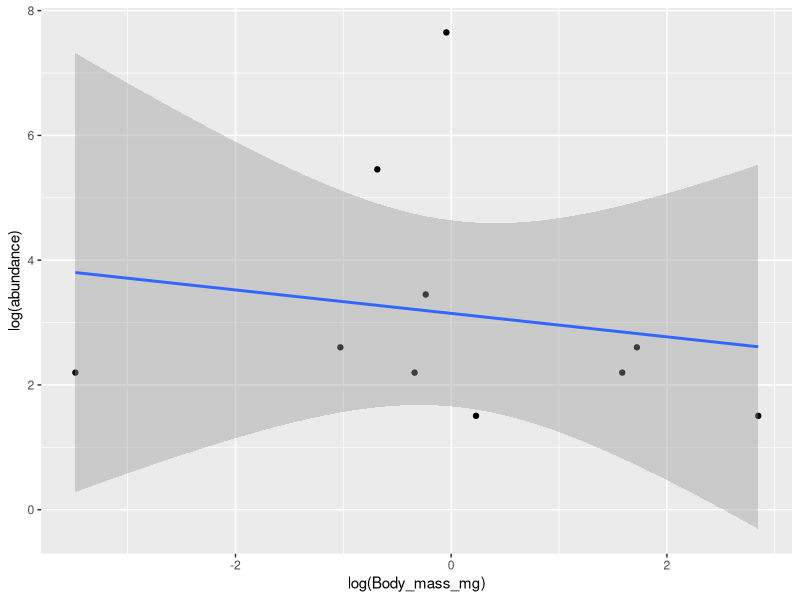
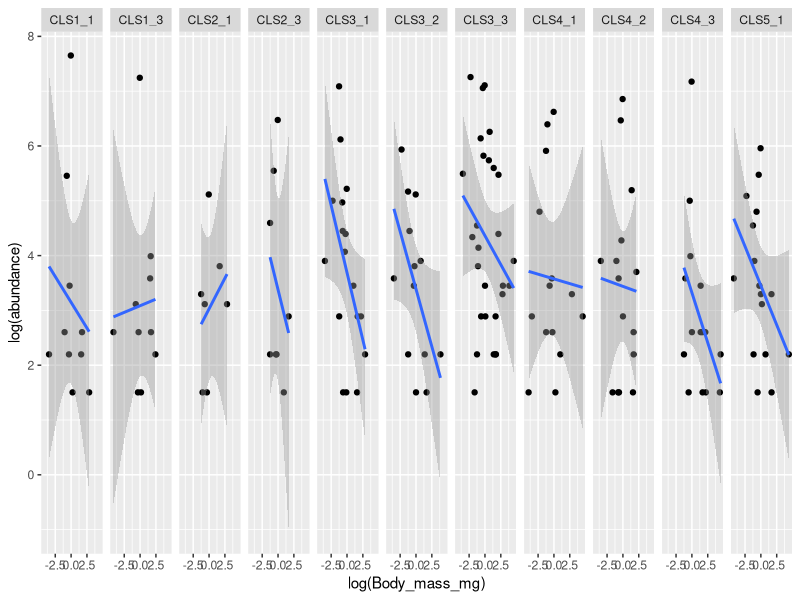
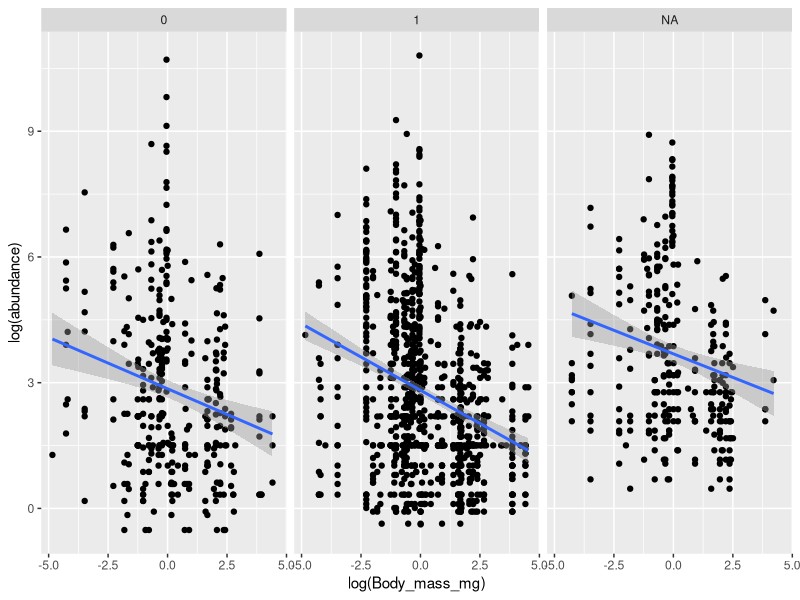
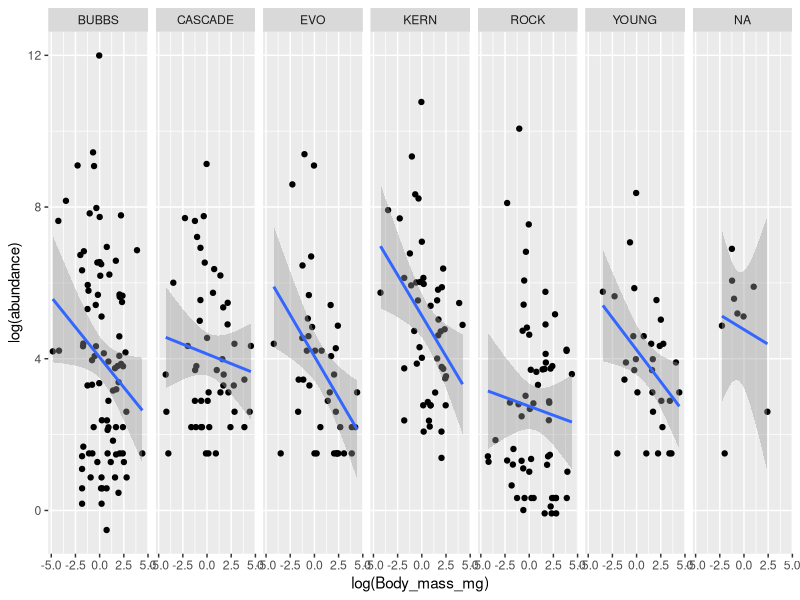
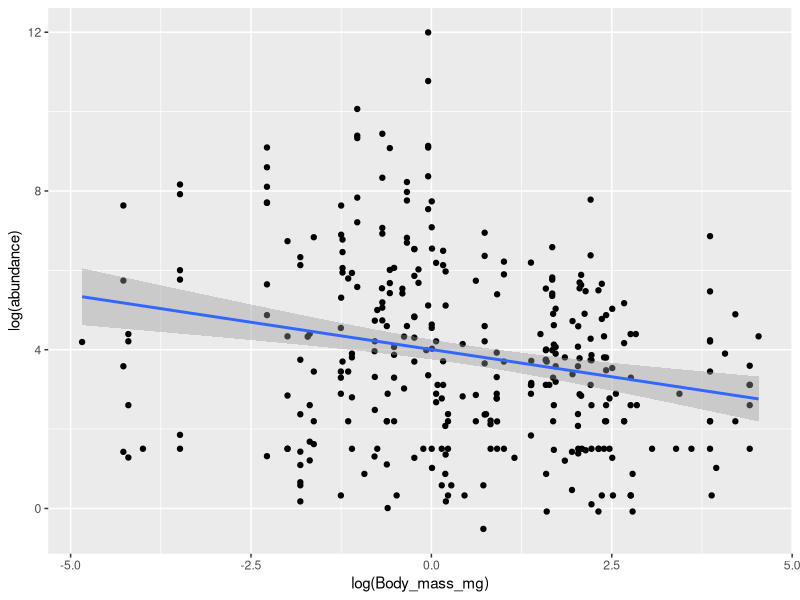
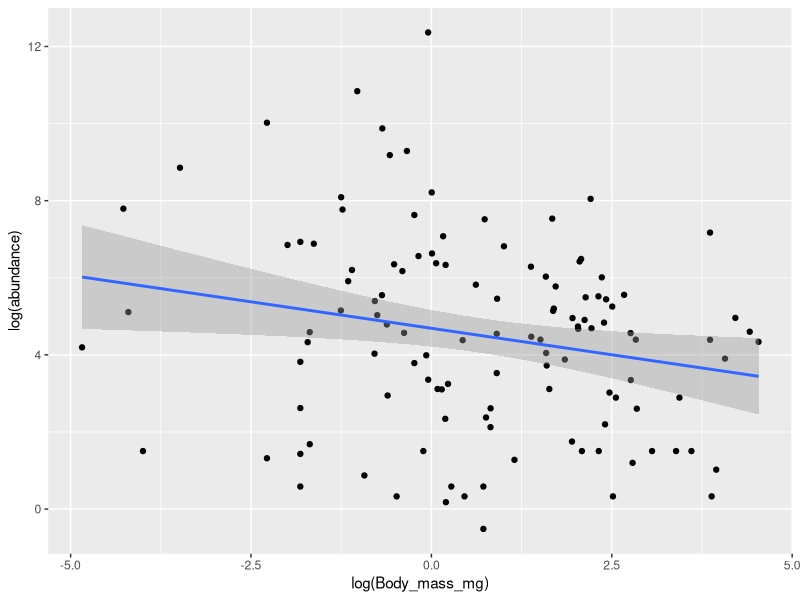

R code for these plots, in order: (Note: this script raises an error after producing the figures.)
#Mass Abundance Curves by Site

#Matthew and Katherine
#September 17,2020

#Papers
#Relationships between body size and abundance in ecology

library(ggplot2)
library(tidyverse)

setwd("~/Dropbox/Manuscipts/L-S Food web/Food-Web-Structure-Sierra/data")

species<-read.csv(file = "sp.density.update.12.28.19.csv")
summary(species)

traits<-read.csv("Full_fn_trait.csv")
summary(traits)

env <-read.csv("dave.matt.env.full.12.29.19.csv")
summary(env)

#organize data
env<-env%>%mutate(Euc.dist.lake=log(Euc.dist.lake+1),River.dist.lake=log(River.dist.lake),Head.river.dist=sqrt(Head.river.dist+1))
envs<-env%>%dplyr::select(c(Site,O.NET))
species_all<-species%>%pivot_longer(-Site, names_to="Taxon", values_to="abundance")%>%filter(abundance>0)
traits_mass<-traits%>%rename(Body_mass_mg=M)%>%dplyr::select(c(Taxon, Body_mass_mg))
species_mass_data<-left_join(species_all,traits_mass, by="Taxon")

species_mass_data_env<-left_join(species_mass_data,env, by="Site")
#Create Mass abundance curves for each site, network, and regionally

#1)Mass Abundance by Site
CLS1_1<-species_mass_data_env%>%filter(Site=="CLS1_1")
CLS1_1%>%
  ggplot(aes(x=log(Body_mass_mg),y=log(abundance)))+
  geom_point()+
  geom_smooth(method = "lm")

#group by Networks and Site (repeat for our other Networks: BUBBS, EVO)
species_mass_data_env%>% 
  filter(O.NET=="CASCADE")%>%
  ggplot(aes(x=log(Body_mass_mg),y=log(abundance)))+
  geom_point()+
  geom_smooth(method = "lm")+
  facet_grid(~Site)

species_mass_data_env%>% 
  #filter(O.NET=="CASCADE")%>%
  ggplot(aes(x=log(Body_mass_mg),y=log(abundance)))+
  geom_point()+
  geom_smooth(method = "lm")+
  facet_grid(~Fish)

#2)Group by Network
species_mass_data_env_net<-species_mass_data_env%>%
  group_by(O.NET,Taxon,Body_mass_mg)%>%
  summarise(abundance=sum(abundance))

species_mass_data_env_net%>%
  ggplot(aes(x=log(Body_mass_mg),y=log(abundance)))+
  geom_point()+
  geom_smooth(method = "lm")+
  facet_grid(~O.NET)

species_mass_data_env_net%>%
  ggplot(aes(x=log(Body_mass_mg),y=log(abundance)))+
  geom_point()+
  geom_smooth(method = "lm")

#3)Regionally all sites together

species_mass_data_env_reg<-species_mass_data_env%>%
  group_by(Taxon,Body_mass_mg)%>%
  summarise(abundance=sum(abundance))

species_mass_data_env_reg%>%
  ggplot(aes(x=log(Body_mass_mg),y=log(abundance)))+
  geom_point()+
  geom_smooth(method = "lm")

species_mass_data_env%>%
  ggplot(aes(x=log(Body_mass_mg),y=log(abundance)))+
  geom_point()+
  geom_smooth(method = "lm")+
  facet_grid(~Order)
